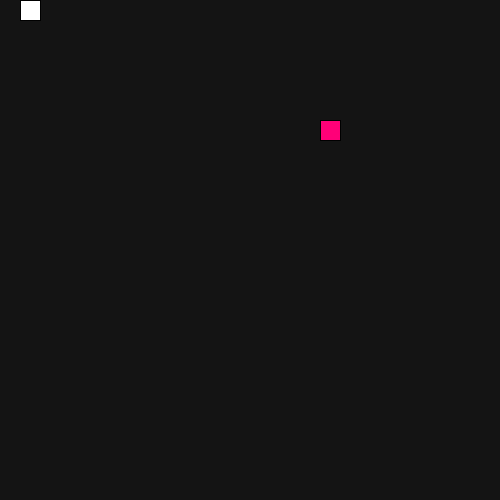
Frame 1 (no input)
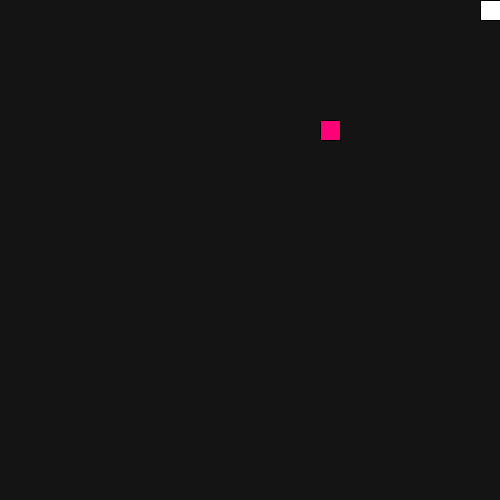
Frame 60 (the mouse pressed at the canvas centre just before this capture)
Frame 120 (the mouse held since frame 60 and released just before this capture): identical to frame 60, image omitted

The Processing sketch that drew these frames (run headless with seeded random() and noise(); from frame 60 on, the mouse is pressed at the canvas centre):

// Processing sketch: SnakeJava
// ── SnakeJava.pde
Snake s;
int scale = 20;
PVector food;


void setup() {
size(500,500);
s = new Snake();
frameRate(10);
pickLocation();
}


void pickLocation() {
int cols = (width/scale);
int rows = (height/scale);
food = new PVector(floor(random(cols)), floor(random(rows)));
food.mult(scale);
}


void draw() {
background(20);

if(s.eat(food)){
pickLocation();
}
s.update();
s.show();

fill(255,0,120);
rect(food.x, food.y, scale, scale);
}

void keyPressed() {
if (keyCode == UP){
  s.dir(0,-1);
 }
 if (keyCode == DOWN){
  s.dir(0,1);
 }
 if (keyCode == RIGHT){
  s.dir(1,0);
 }
 if (keyCode == LEFT){
  s.dir(-1,0);
 }
 
}

// ── Snake.pde
class Snake {
float x = 0;
float y = 0;
float xspeed = 1;
float yspeed = 0;
int total = 0;
ArrayList<PVector> tail = new ArrayList<PVector>();

Snake() {}

void death() {
for(int i=0; i<tail.size(); i++){
PVector pos = tail.get(i);
float d = dist(this.x, this.y, pos.x, pos.y);
if(d < 1){
println("Starting over");
this.total = 0;
this.tail.clear();
}
}
}

  void update() {
    //println(total + " " + tail.size());
    if (total > 0) {
      if (total == tail.size() && !tail.isEmpty()) {
        tail.remove(0);
      }
      tail.add(new PVector(x, y));
    }

    x = x + xspeed*scale;
    y = y + yspeed*scale;

    x = constrain(x, 0, width-scale);
    y = constrain(y, 0, height-scale);
  }


void show() {
fill(255);
for (PVector v : tail){
rect(v.x, v.y, scale, scale);
}
rect(x,y,scale,scale);
}


void dir(float x, float y) {
this.xspeed = x;
this.yspeed = y;
}

boolean eat(PVector pos){
  float d  = dist(this.x, this.y, pos.x, pos.y);
if(d < 2){
  this.total++;
return true;
}
else{
return false;
}
}



}
/*
class Snake {
  float x = 0;
  float y = 0;
  float xspeed = 1;
  float yspeed = 0;
  int total = 0;
  ArrayList<PVector> tail = new ArrayList<PVector>();

  Snake() {
  }

  boolean eat(PVector pos) {
    float d = dist(x, y, pos.x, pos.y);
    if (d < 1) {
      total++;
      return true;
    } else {
      return false;
    }
  }

  void dir(float x, float y) {
    xspeed = x;
    yspeed = y;
  }

  void death() {
    for (int i = 0; i < tail.size(); i++) {
      PVector pos = tail.get(i);
      float d = dist(x, y, pos.x, pos.y);
      if (d < 1) {
        println("starting over");
        total = 0;
        tail.clear();
      }
    }
  }

  void update() {
    //println(total + " " + tail.size());
    if (total > 0) {
      if (total == tail.size() && !tail.isEmpty()) {
        tail.remove(0);
      }
      tail.add(new PVector(x, y));
    }

    x = x + xspeed*scl;
    y = y + yspeed*scl;

    x = constrain(x, 0, width-scl);
    y = constrain(y, 0, height-scl);
  }

  void show() {
    fill(255);
    for (PVector v : tail) {
      rect(v.x, v.y, scl, scl);
    }
    rect(x, y, scl, scl);
  }
}

*/
